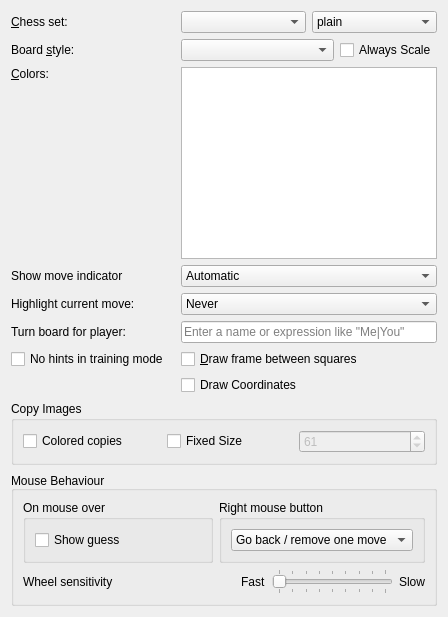
     <widget class="QWidget" name="tabGeneral">
      <attribute name="title">
       <string>Board</string>
      </attribute>
      <layout class="QGridLayout">
       <item row="1" column="2">
        <layout class="QHBoxLayout" name="boardStyleLayout">
         <item>
          <widget class="QComboBox" name="boardThemeCombo">
           <property name="sizePolicy">
            <sizepolicy hsizetype="MinimumExpanding" vsizetype="Fixed">
             <horstretch>0</horstretch>
             <verstretch>0</verstretch>
            </sizepolicy>
           </property>
          </widget>
         </item>
         <item>
          <widget class="QCheckBox" name="alwaysScale">
           <property name="text">
            <string>Always Scale</string>
           </property>
          </widget>
         </item>
        </layout>
       </item>
       <item row="8" column="0">
        <widget class="QLabel" name="label_16">
         <property name="text">
          <string>Turn board for player:</string>
         </property>
         <property name="buddy">
          <cstring>editPlayerTurnBoard</cstring>
         </property>
        </widget>
       </item>
       <item row="7" column="0">
        <widget class="QLabel" name="label_7">
         <property name="text">
          <string>Highlight current move:</string>
         </property>
         <property name="buddy">
          <cstring>hilightCurrentMove</cstring>
         </property>
        </widget>
       </item>
       <item row="0" column="2">
        <layout class="QHBoxLayout">
         <item>
          <widget class="QComboBox" name="pieceThemeCombo">
           <property name="sizePolicy">
            <sizepolicy hsizetype="MinimumExpanding" vsizetype="Fixed">
             <horstretch>0</horstretch>
             <verstretch>0</verstretch>
            </sizepolicy>
           </property>
          </widget>
         </item>
         <item>
          <widget class="QComboBox" name="pieceEffect">
           <property name="sizePolicy">
            <sizepolicy hsizetype="MinimumExpanding" vsizetype="Fixed">
             <horstretch>0</horstretch>
             <verstretch>0</verstretch>
            </sizepolicy>
           </property>
           <item>
            <property name="text">
             <string notr="true">plain</string>
            </property>
           </item>
           <item>
            <property name="text">
             <string notr="true">outline</string>
            </property>
           </item>
           <item>
            <property name="text">
             <string notr="true">shadow</string>
            </property>
           </item>
          </widget>
         </item>
        </layout>
       </item>
       <item row="1" column="0">
        <widget class="QLabel" name="boardThemeLabel">
         <property name="text">
          <string>Board &amp;style:</string>
         </property>
         <property name="buddy">
          <cstring>boardThemeCombo</cstring>
         </property>
        </widget>
       </item>
       <item row="9" column="0">
        <widget class="QCheckBox" name="btNoHints">
         <property name="text">
          <string>No hints in training mode</string>
         </property>
        </widget>
       </item>
       <item row="10" column="2">
        <widget class="QCheckBox" name="boardShowCoordinates">
         <property name="text">
          <string>Draw Coordinates</string>
         </property>
        </widget>
       </item>
       <item row="0" column="0">
        <widget class="QLabel" name="pieceThemeLabel">
         <property name="text">
          <string>&amp;Chess set:</string>
         </property>
         <property name="buddy">
          <cstring>pieceThemeCombo</cstring>
         </property>
        </widget>
       </item>
       <item row="9" column="2">
        <widget class="QCheckBox" name="boardFrameCheck">
         <property name="text">
          <string>&amp;Draw frame between squares</string>
         </property>
        </widget>
       </item>
       <item row="6" column="2">
        <widget class="QComboBox" name="cbShowIndicator">
         <item>
          <property name="text">
           <string>Automatic</string>
          </property>
         </item>
         <item>
          <property name="text">
           <string>Always</string>
          </property>
         </item>
         <item>
          <property name="text">
           <string>Never</string>
          </property>
         </item>
        </widget>
       </item>
       <item row="16" column="0" colspan="3">
        <widget class="QGroupBox" name="groupBoxCopyImage">
         <property name="sizePolicy">
          <sizepolicy hsizetype="Preferred" vsizetype="Preferred">
           <horstretch>0</horstretch>
           <verstretch>0</verstretch>
          </sizepolicy>
         </property>
         <property name="title">
          <string>Copy Images</string>
         </property>
         <layout class="QHBoxLayout" name="horizontalLayout" stretch="1,2">
          <item>
           <widget class="QCheckBox" name="boardColorCopy">
            <property name="sizePolicy">
             <sizepolicy hsizetype="Preferred" vsizetype="Fixed">
              <horstretch>0</horstretch>
              <verstretch>0</verstretch>
             </sizepolicy>
            </property>
            <property name="text">
             <string>Colored copies</string>
            </property>
           </widget>
          </item>
          <item>
           <layout class="QHBoxLayout" name="horizontalLayout_4" stretch="0,0">
            <property name="spacing">
             <number>6</number>
            </property>
            <property name="leftMargin">
             <number>6</number>
            </property>
            <item>
             <widget class="QCheckBox" name="fixedImageSize">
              <property name="sizePolicy">
               <sizepolicy hsizetype="Minimum" vsizetype="Fixed">
                <horstretch>0</horstretch>
                <verstretch>0</verstretch>
               </sizepolicy>
              </property>
              <property name="layoutDirection">
               <enum>Qt::LeftToRight</enum>
              </property>
              <property name="text">
               <string>Fixed Size</string>
              </property>
             </widget>
            </item>
            <item>
             <widget class="QSpinBox" name="editImageSize">
              <property name="enabled">
               <bool>false</bool>
              </property>
              <property name="minimum">
               <number>10</number>
              </property>
              <property name="maximum">
               <number>2048</number>
              </property>
              <property name="singleStep">
               <number>10</number>
              </property>
              <property name="value">
               <number>61</number>
              </property>
             </widget>
            </item>
           </layout>
          </item>
         </layout>
        </widget>
       </item>
       <item row="7" column="2">
        <widget class="QComboBox" name="hilightCurrentMove">
         <item>
          <property name="text">
           <string>Never</string>
          </property>
         </item>
         <item>
          <property name="text">
           <string>Frame</string>
          </property>
         </item>
         <item>
          <property name="text">
           <string>Arrow</string>
          </property>
         </item>
        </widget>
       </item>
       <item row="6" column="0">
        <widget class="QLabel" name="labelShowMoveIndicator">
         <property name="text">
          <string>Show move indicator</string>
         </property>
         <property name="buddy">
          <cstring>cbShowIndicator</cstring>
         </property>
        </widget>
       </item>
       <item row="5" column="0">
        <widget class="QLabel" name="label">
         <property name="text">
          <string>&amp;Colors:</string>
         </property>
         <property name="alignment">
          <set>Qt::AlignLeading|Qt::AlignLeft|Qt::AlignTop</set>
         </property>
         <property name="buddy">
          <cstring>boardColorsList</cstring>
         </property>
        </widget>
       </item>
       <item row="5" column="2">
        <widget class="Chess::ColorList" name="boardColorsList"/>
       </item>
       <item row="8" column="2">
        <widget class="QLineEdit" name="editPlayerTurnBoard">
         <property name="placeholderText">
          <string>Enter a name or expression like &quot;Me|You&quot;</string>
         </property>
        </widget>
       </item>
       <item row="19" column="0" colspan="3">
        <widget class="QGroupBox" name="groupBoxMouse">
         <property name="sizePolicy">
          <sizepolicy hsizetype="Expanding" vsizetype="Preferred">
           <horstretch>0</horstretch>
           <verstretch>0</verstretch>
          </sizepolicy>
         </property>
         <property name="title">
          <string>Mouse Behaviour</string>
         </property>
         <property name="alignment">
          <set>Qt::AlignBottom|Qt::AlignLeading|Qt::AlignLeft</set>
         </property>
         <layout class="QVBoxLayout" name="verticalLayout_2">
          <property name="sizeConstraint">
           <enum>QLayout::SetDefaultConstraint</enum>
          </property>
          <item>
           <layout class="QHBoxLayout" name="horizontalLayout_22">
            <item>
             <widget class="QGroupBox" name="groupBoxMouseOver">
              <property name="title">
               <string>On mouse over</string>
              </property>
              <layout class="QHBoxLayout" name="horizontalLayout_21">
               <item>
                <widget class="QCheckBox" name="guessMoveCheck">
                 <property name="text">
                  <string>Show guess</string>
                 </property>
                </widget>
               </item>
              </layout>
             </widget>
            </item>
            <item>
             <widget class="QGroupBox" name="groupBoxRightMouse">
              <property name="title">
               <string>Right mouse button</string>
              </property>
              <layout class="QHBoxLayout" name="horizontalLayout_20">
               <item>
                <widget class="QComboBox" name="guessNextMove">
                 <item>
                  <property name="text">
                   <string>Go back / remove one move</string>
                  </property>
                 </item>
                 <item>
                  <property name="text">
                   <string>Next guess</string>
                  </property>
                 </item>
                 <item>
                  <property name="text">
                   <string>Colorize square</string>
                  </property>
                 </item>
                </widget>
               </item>
              </layout>
             </widget>
            </item>
           </layout>
          </item>
          <item>
           <layout class="QHBoxLayout" name="horizontalLayout_2">
            <item>
             <widget class="QLabel" name="labelWheel">
              <property name="text">
               <string>Wheel sensitivity</string>
              </property>
             </widget>
            </item>
            <item>
             <spacer name="horizontalSpacer">
              <property name="orientation">
               <enum>Qt::Horizontal</enum>
              </property>
              <property name="sizeHint" stdset="0">
               <size>
                <width>40</width>
                <height>20</height>
               </size>
              </property>
             </spacer>
            </item>
            <item>
             <widget class="QLabel" name="labelFast">
              <property name="text">
               <string>Fast</string>
              </property>
             </widget>
            </item>
            <item>
             <widget class="QSlider" name="minWheelCount">
              <property name="maximum">
               <number>960</number>
              </property>
              <property name="singleStep">
               <number>104</number>
              </property>
              <property name="pageStep">
               <number>120</number>
              </property>
              <property name="orientation">
               <enum>Qt::Horizontal</enum>
              </property>
              <property name="invertedAppearance">
               <bool>false</bool>
              </property>
              <property name="tickPosition">
               <enum>QSlider::TicksBothSides</enum>
              </property>
              <property name="tickInterval">
               <number>120</number>
              </property>
             </widget>
            </item>
            <item>
             <widget class="QLabel" name="label_10">
              <property name="text">
               <string>Slow</string>
              </property>
             </widget>
            </item>
           </layout>
          </item>
         </layout>
        </widget>
       </item>
      </layout>
     </widget>
